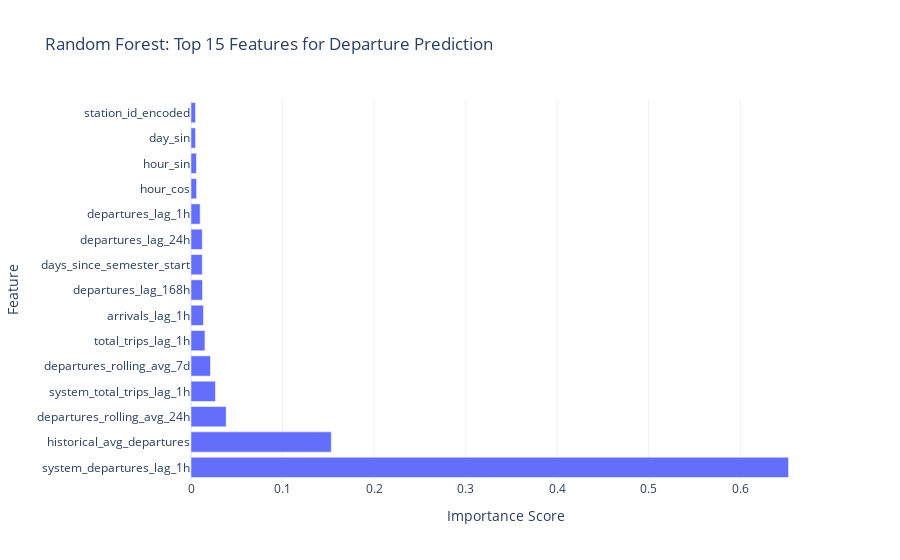

The notebook cell this image was saved under:
### Code cell
# Feature importance
feature_importance_rf = pd.DataFrame({
	'feature': feature_cols,
	'importance': rf_model.feature_importances_
}).sort_values('importance', ascending=False)

print("\nTop 15 Most Important Features (Random Forest - Departures):")
print(feature_importance_rf.head(15))

fig = px.bar(
	feature_importance_rf.head(15),
	x='importance',
	y='feature',
	orientation='h',
	title='Random Forest: Top 15 Features for Departure Prediction',
	labels={'importance': 'Importance Score', 'feature': 'Feature'},
	template='plotly_white'
)
fig.show()

### Figure 1 — Plotly figure (JSON) as saved in the notebook; plotly's stock layout.template omitted (floating-point values rounded to 4 significant figures)
{"data": [{"hovertemplate": "Importance Score=%{x}<br>Feature=%{y}<extra></extra>", "legendgroup": "", "marker": {"color": "#636efa", "pattern": {"shape": ""}}, "name": "", "orientation": "h", "showlegend": false, "textposition": "auto", "type": "bar", "x": [0.6528, 0.1533, 0.0384, 0.0267, 0.02128, 0.01523, 0.01359, 0.01257, 0.01231, 0.0123, 0.009992, 0.006104, 0.005928, 0.005005, 0.004898], "xaxis": "x", "y": ["system_departures_lag_1h", "historical_avg_departures", "departures_rolling_avg_24h", "system_total_trips_lag_1h", "departures_rolling_avg_7d", "total_trips_lag_1h", "arrivals_lag_1h", "departures_lag_168h", "days_since_semester_start", "departures_lag_24h", "departures_lag_1h", "hour_cos", "hour_sin", "day_sin", "station_id_encoded"], "yaxis": "y"}], "layout": {"barmode": "relative", "legend": {"tracegroupgap": 0}, "title": {"text": "Random Forest: Top 15 Features for Departure Prediction"}, "xaxis": {"anchor": "y", "domain": [0, 1], "title": {"text": "Importance Score"}}, "yaxis": {"anchor": "x", "domain": [0, 1], "title": {"text": "Feature"}}}}
